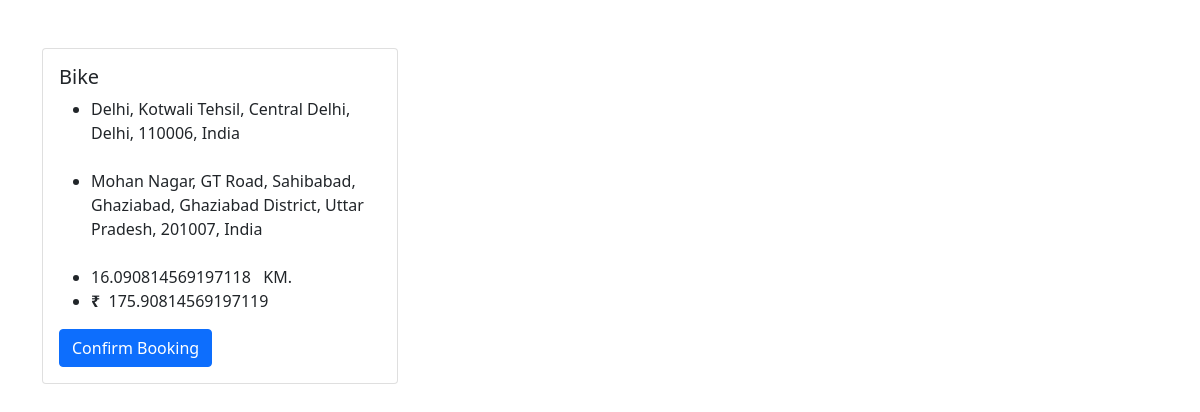
The app's page /check/point/Check_bike with its own data.
### ride/models.py (models this page shows)
class Vehicle_type(models.Model):
    user=models.ForeignKey(User , on_delete=models.CASCADE)
    vehicle=models.CharField(max_length=256)
    objects=models.Manager()
    def __str__(self):
        return self.vehicle

### Userform/models.py (models this page shows)
class PICKFORM(models.Model):
    pick_point=models.CharField(max_length=256)
    drop_point=models.CharField(max_length=256)
    distance=models.FloatField(max_length=256 , blank=True , null=True)
    objects=models.Manager()
    def __str__(self):
        return self.pick_point

### ride/views.py (the view, shortened to what this page needs)
# urls.py: path('check/point/Check_bike' ,Check_bike.as_view() ,name='check/point/Check_bike'),
class Check_bike(APIView):
    def get(self ,request , format=None):
            all_data=PICKFORM.objects.all().last()
            c1=Vehicle_type.objects.get(pk=1)
            for PICK_FROM in PICKFORM.objects.all():
                print(PICK_FROM,"PICKFORM")
            for bike in Bike_Trip.objects.all():
                print(bike.id ,"CHAMPION")
            fare1=bike.basefare+(PICK_FROM.distance - bike.basekm)*bike.price1_per_km
            context={
                'fare1':fare1,
                'data':all_data,
                'c1':c1,
            }
            return render(request , 'bike.html',context)

### templates/bike.html (shortened to what this page needs)
<!DOCTYPE html>
{% load static %}
<html lang="en">
<head>
    <link href="https://cdn.jsdelivr.net/npm/bootstrap@5.0.2/dist/css/bootstrap.min.css" rel="stylesheet">
</head>
<body>
<div class="container mt-5">
<form action="" method="post">
<div class="row">
  <div class="col-sm-4">
    <div class="card">
      <div class="card-body">
          <h5 class="card-title"> {{c1}} </h5>
        <ul><li>
        {{data.pick_point}}
        </li>
        <br>
        <li>
          {{data.drop_point}}
        </li>
        <br>
        <li>
          {{data.distance}} &nbsp; KM.
        </li>
        <li>
          <b>₹</b>  &nbsp;{{fare1}}
        </li>
      </ul>
        <button type="submit" class="btn btn-primary">Confirm Booking</button>
      </div>
    </div>
  </div>
</div>
  </form>
</div>
</body>
</html>

### records on screen
Vehicle_type: vehicle "Bike"
PICKFORM: pick_point "Delhi, Kotwali Tehsil, Central Delhi, Delhi, 110006, India", drop_point "Mohan Nagar, GT Road, Sahibabad, Ghaziabad, Ghaziabad District, Uttar Pradesh, 201007, India", distance "16.090814569197118"

### other values on screen
{{ fare1 }} "175.90814569197119"
